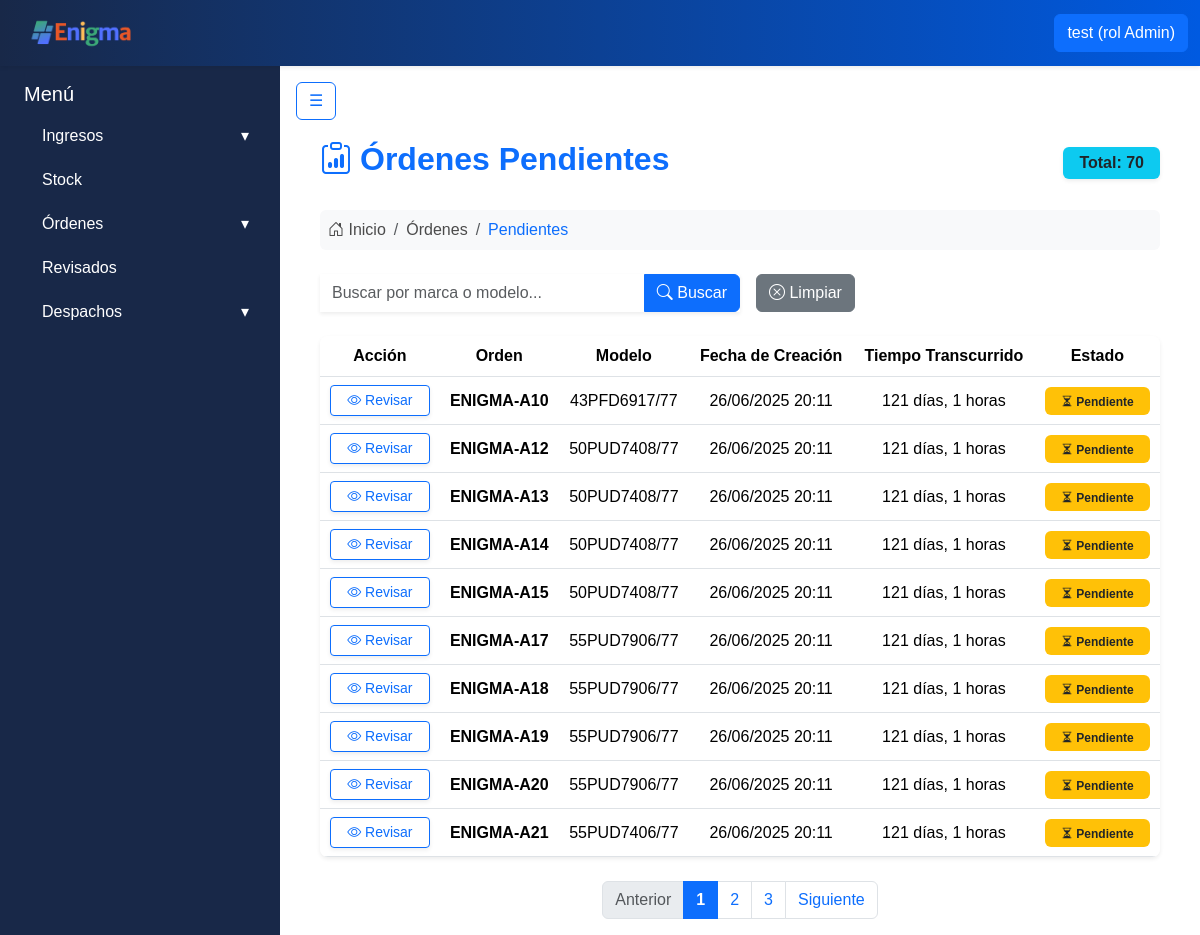
Page /ordenes/pendientes/ (signed in) on the committed database.
### apps/usuarios/models.py (models this page shows, shortened)
class Usuarios(AbstractBaseUser):
    username = models.CharField('Nombre de usuario', unique= True, max_length=60)
    email = models.EmailField('Correo electronico', max_length=254, unique= True)
    nombre = models.CharField(max_length=50)
    apellido = models.CharField(max_length=50)
    rol = models.ForeignKey(Roles, on_delete=models.CASCADE)
    activo = models.BooleanField(default=True)
    is_admin = models.BooleanField(default = False)
    is_superuser = models.BooleanField(default=False)
    is_staff = models.BooleanField(default=False)
    objects = UsuariosManager()
    USERNAME_FIELD = 'username'
    REQUIRED_FIELDS = ['nombre', 'apellido', 'email'] #campos necesarios para crear la cuenta por consola

class Roles(models.Model):
    id = models.AutoField(primary_key=True)
    nombre = models.CharField(max_length=50)
    def __str__(self):
        return self.nombre

### apps/ingresos/models.py (models this page shows, shortened)
class Productos(models.Model):
    id = models.AutoField(primary_key=True)
    marca = models.CharField(max_length=30)
    modelo = models.CharField(max_length=50, unique=True)

### apps/ordenes/models.py (models this page shows, shortened)
class Ordenes(ModeloBaseConUsuario):  # HEREDA el usuario y el save()
    remito_id = models.ForeignKey('ingresos.Remitos', on_delete=models.CASCADE)
    equipo_id = models.ForeignKey('Equipos', on_delete=models.CASCADE)
    estado_id = models.ForeignKey('Estados', on_delete=models.CASCADE)
    falla_detectada = models.CharField(max_length=50, null=True, blank=True)
    reparacion = models.CharField(max_length=50, null=True, blank=True)
    fecha_revision = models.DateTimeField(null=True, blank=True)
    editado_por = models.ForeignKey(
        User, on_delete=models.SET_NULL, null=True, blank=True, related_name='ordenes_editadas'
    )
    palletizado_por = models.ForeignKey(
        User, on_delete=models.SET_NULL, null=True, blank=True, related_name='ordenes_palletizadas'
    )
    orden_activa = models.BooleanField(default=True)
    fecha_creacion = models.DateTimeField(auto_now_add=True)
    modificacion_id = models.ForeignKey('HistorialOrdenes', on_delete=models.CASCADE, null=True, blank=True)
    destino = models.ForeignKey('Destinos', on_delete=models.CASCADE, null=True, blank=True)
    equipo_palletizado = models.BooleanField(default=False)

### apps/ordenes/views.py (the view)
# urls.py: path('pendientes/', login_required(OrdenesPendientesListView.as_view()), name='ordenes_pendientes'),
class OrdenesPendientesListView(LoginRequiredMixin, ListView):
    model = Ordenes
    template_name = 'ordenes/ordenes_pendientes.html'
    context_object_name = 'ordenes'
    paginate_by = 10    # ✅ Paginación: 12 por página
    def get_queryset(self):
        queryset = Ordenes.objects.select_related(
            'equipo_id__producto_id', 'estado_id'
        ).filter(estado_id__nombre_estado='Pendiente')
        buscar = self.request.GET.get('buscar', '').strip()
        if buscar:
            queryset = queryset.filter(
                models.Q(equipo_id__producto_id__modelo__icontains=buscar) |
                models.Q(equipo_id__producto_id__marca__icontains=buscar)
            )
        return queryset
    def get_context_data(self, **kwargs):
        context = super().get_context_data(**kwargs)
        datos_ordenes = []
        for orden in context['ordenes']:
            datos_ordenes.append({
                'id': orden.id,
                'modelo': orden.equipo_id.producto_id.modelo,
                'fecha_creacion': orden.fecha_creacion,
                'tiempo_transcurrido': now() - orden.fecha_creacion,
                'estado': orden.estado_id.nombre_estado,
            })
        context['ordenes'] = datos_ordenes
        context['total_ordenes'] = Ordenes.objects.filter(estado_id__nombre_estado='Pendiente').count()
        context['buscar'] = self.request.GET.get('buscar', '')
        return context

### apps/ordenes/templates/ordenes/ordenes_pendientes.html (shortened to what this page needs)
{% extends 'base.html' %}
{% block content %}
<div class="page-container px-4 mt-3">
    <div class="d-flex justify-content-between align-items-center mb-4">
        <h2 class="fw-bold text-primary d-flex align-items-center gap-2">
            <i class="bi bi-clipboard-data text-primary"></i> Órdenes Pendientes
        </h2>
        <span class="badge bg-info text-dark fs-6 px-3 py-2 shadow-sm">
            Total: {{ total_ordenes }}
        </span>
    </div>
    <nav aria-label="breadcrumb" class="mb-4">
        <ol class="breadcrumb bg-light rounded p-2">
            <li class="breadcrumb-item">
                <i class="bi bi-house-door"></i> Inicio
            </li>
            <li class="breadcrumb-item">
                Órdenes
            </li>
            <li class="breadcrumb-item text-primary" aria-current="page">Pendientes</li>
        </ol>
    </nav>
    <form method="get" class="search-form mb-4 d-flex gap-3 flex-wrap align-items-center">
        <div class="input-group shadow-sm" style="max-width: 420px;">
            <input type="text" name="buscar" class="form-control border-0"
                   placeholder="Buscar por marca o modelo..."
                   value="{{ buscar }}">
            <button class="btn btn-primary" type="submit">
                <i class="bi bi-search"></i> Buscar
            </button>
        </div>
        <a href="{% url 'ordenes_pendientes' %}" class="btn btn-secondary">
            <i class="bi bi-x-circle"></i> Limpiar
        </a>
    </form>
    <div class="table-responsive shadow-sm rounded-3">
        <table class="table table-hover align-middle text-center m-0">
            <thead class="table-header">
                <tr>
                    <th>Acción</th>
                    <th>Orden</th>
                    <th>Modelo</th>
                    <th>Fecha de Creación</th>
                    <th>Tiempo Transcurrido</th>
                    <th>Estado</th>
                </tr>
            </thead>
            <tbody>
                {% for orden in ordenes %}
                <tr>
                    <td>
                        <a href="{% url 'revisar_orden' orden.id %}"
                           class="btn btn-outline-primary btn-sm px-3 py-1 shadow-sm">
                            <i class="bi bi-eye"></i> Revisar
                        </a>
                    </td>
                    <td><strong>ENIGMA-A{{ orden.id }}</strong></td>
                    <td>{{ orden.modelo }}</td>
                    <td>{{ orden.fecha_creacion|date:"d/m/Y H:i" }}</td>
                    <td>
                        {% with orden.tiempo_transcurrido as t %}
                            {{ t.days }} días,
                            {% widthratio t.seconds 3600 1 %} horas
                        {% endwith %}
                    </td>
                    <td>
                        {% if orden.estado == "Pendiente" %}
                            <span class="badge bg-warning text-dark px-3 py-2">
                                <i class="bi bi-hourglass-split"></i> Pendiente
                            </span>
                        {% elif orden.estado == "En revisión" %}
                            <span class="badge bg-info text-dark px-3 py-2">
                                <i class="bi bi-search"></i> En revisión
                            </span>
                        {% elif orden.estado == "Completada" %}
                            <span class="badge bg-success px-3 py-2">
                                <i class="bi bi-check-circle"></i> Completada
                            </span>
                        {% else %}
                            <span class="badge bg-secondary px-3 py-2">{{ orden.estado }}</span>
                        {% endif %}
                    </td>
                </tr>
                {% empty %}
                <tr>
                    <td colspan="6" class="text-muted py-4">
                        <i class="bi bi-inbox"></i> No hay órdenes pendientes.
                    </td>
                </tr>
                {% endfor %}
            </tbody>
        </table>
    </div>
    {% if page_obj.has_other_pages %}
    <nav class="mt-4" aria-label="Paginación">
        <ul class="pagination justify-content-center mb-0">
            {% if page_obj.has_previous %}
            <li class="page-item">
                <a class="page-link" href="?page={{ page_obj.previous_page_number }}">Anterior</a>
            </li>
            {% else %}
            <li class="page-item disabled"><span class="page-link">Anterior</span></li>
            {% endif %}
            {% for num in page_obj.paginator.page_range %}
                {% if page_obj.number == num %}
                    <li class="page-item active"><span class="page-link">{{ num }}</span></li>
                {% elif num > page_obj.number|add:'-3' and num < page_obj.number|add:'3' %}
                    <li class="page-item"><a class="page-link" href="?page={{ num }}">{{ num }}</a></li>
                {% endif %}
            {% endfor %}
            {% if page_obj.has_next %}
            <li class="page-item">
                <a class="page-link" href="?page={{ page_obj.next_page_number }}">Siguiente</a>
            </li>
            {% else %}
            <li class="page-item disabled"><span class="page-link">Siguiente</span></li>
            {% endif %}
        </ul>
    </nav>
    {% endif %}
</div>
{% endblock %}

### templates/includes/header.html (shortened to what this page needs)
{% load static %}
<nav class="navbar navbar-expand-lg shadow-sm navbar-gradient">
  <div class="container-fluid">
    <a class="navbar-brand d-flex align-items-center" href="{% url 'core:dashboard' %}">
      <div class="card-header"><img class="logo_form" src="{% static 'img/enigmaLogoNuevo.png' %}"  alt=""></div>
    </a>
    <div class="d-flex ms-auto">
      {% if user.is_authenticated %}
        <div class="dropdown">
          <a class="btn btn-primary" href="#" role="button" id="dropdownUser" data-bs-toggle="dropdown" aria-expanded="false">
            {{ user.username }} (rol {{ user.rol }})
          </a>
        </div>
      {% else %}
        <a href="{% url 'usuarios:register' %}" class="btn btn-outline-primary me-2">Registrarse</a>
        <a href="{% url 'usuarios:login' %}" class="btn btn-outline-success">Login</a>
      {% endif %}
    </div>
  </div>
</nav>

### static/css/style.css (style rules this page uses)
:root { --color-bg-navbar-solid:linear-gradient(90deg, #182848 0%, #005ae1 100%); }
.navbar-gradient { background: var(--color-bg-navbar-solid); }
.logo_form { width: auto; height: 40px; margin-right: 10px; margin-left: 0.8rem; }
h2 { color: #e02626; }
.active { background-color: #001d3a !important; font-weight: bold; border-radius: 0.25rem; }
body { font-family: Arial, sans-serif; color: #4b4b4b; }
h1, h2 { text-align: center; color: #0056b3; }

### rows in the picture
Usuarios: username "test", rol "Admin"
Productos: modelo "43PFD6917/77"
Ordenes: fecha_creacion "26/06/2025 20:11"
Productos: modelo "50PUD7408/77" "50PUD7408/77" "50PUD7408/77" "50PUD7408/77"
Ordenes: fecha_creacion "26/06/2025 20:11"
Ordenes: fecha_creacion "26/06/2025 20:11"
Ordenes: fecha_creacion "26/06/2025 20:11"
Ordenes: fecha_creacion "26/06/2025 20:11"
Productos: modelo "55PUD7906/77" "55PUD7906/77" "55PUD7906/77" "55PUD7906/77"
Ordenes: fecha_creacion "26/06/2025 20:11"
Ordenes: fecha_creacion "26/06/2025 20:11"
Ordenes: fecha_creacion "26/06/2025 20:11"
Ordenes: fecha_creacion "26/06/2025 20:11"
Productos: modelo "55PUD7406/77"
Ordenes: fecha_creacion "26/06/2025 20:11"

### other values in the picture
{{ total_ordenes }} "70"
{{ orden.id }} "10" "12" "13" "14" "15" "17" "18" "19" "20" "21"
{{ t.days }} "121" "121" "121" "121" "121" "121" "121" "121" "121" "121"
{{ num }} "1"
{{ num }} "2" "3"
